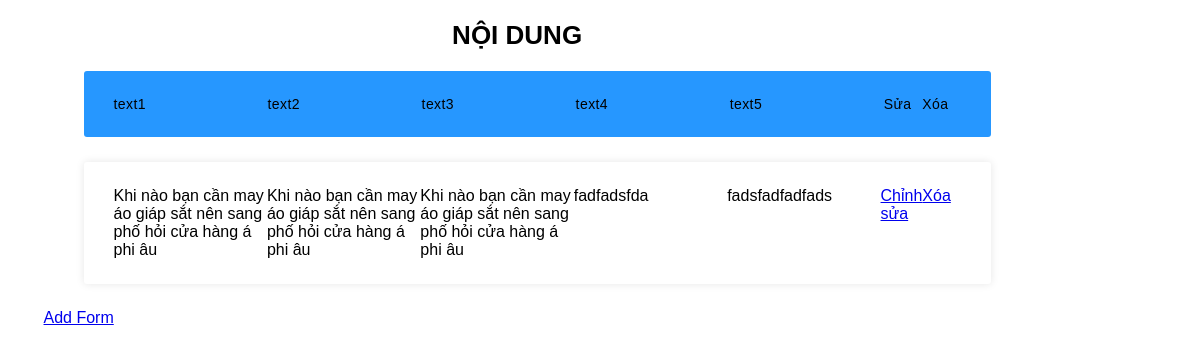
Screenshot of /Admin/timeline_text/timeline.php with the database file from the repository.
### tables this page shows
CREATE TABLE `timeline_text` (
  `id` int(11) NOT NULL,
  `text1` varchar(1000) NOT NULL,
  `text2` varchar(1000) NOT NULL,
  `text3` varchar(1000) NOT NULL,
  `text4` varchar(1000) NOT NULL,
  `text5` varchar(1000) NOT NULL
);

### Admin/dph.php (called while the page is built, shortened)
<?php
class dph
{
    public $__conn;
    function connect()
    {
        if (!$this->__conn){
            $this->__conn = mysqli_connect('localhost','root','','constractor_building') or die ('Lỗi kết nối');
            mysqli_query($this->__conn, "SET character_set_results = 'utf8', character_set_client = 'utf8', character_set_database = 'utf8', character_set_server = 'utf8'");
        }
    }
    function get_list($sql)
    {
        $result = mysqli_query($this->__conn, $sql);
        $return = array();
        while ($row = mysqli_fetch_assoc($result)){
            $return[] = $row;
        }
        return $return;
    }
}
?>

### Admin/timeline_text/timeline.php (the view)
<?php
include("../dph.php")?>
<link rel="stylesheet" href="./CSS/timeline.css">
<div class="container">
  <h2>NỘI DUNG</h2>
  <ul class="responsive-table">
    <li class="table-header">
      <div class="col col-2">text1</div>
      <div class="col col-2">text2</div>
      <div class="col col-2">text3</div>
      <div class="col col-2">text4</div>
      <div class="col col-2">text5</div>
      <div class="col col-1">Sửa</div>
      <div class="col col-1">Xóa </div>
    </li>
    <?php
        $database = new dph();
        $row = $database -> get_list('select * from timeline_text;')?>
        <?php foreach($row as $value):?>
          <li class="table-row">
          <div class="col col-2"><?php echo $value['text1'] ?></div>
          <div class="col col-2"><?php echo $value['text2'] ?></div>
          <div class="col col-2"><?php echo $value['text3'] ?></div>
          <div class="col col-2"><?php echo $value['text4'] ?></div>
          <div class="col col-2"><?php echo $value['text5'] ?></div>
            <div class="col col-1"><a href="./update.php?id=<?php echo $value['id']?>">Chỉnh sửa</a></div>
            <div class="col col-1"><a href="./delete.php?id=<?php echo $value['id']?>">Xóa</a></div>
        </li>
        <?php endforeach ?>
  </ul>
  <a href="../timeline_text/Form.php">Add Form</a>
</div>

### Admin/timeline_text/CSS/timeline.css (style rules this page uses)
.container { max-width: 80%; margin-left: 3%; }
h2 { font-size: 26px; margin: 20px 0; text-align: center; }
.responsive-table li { border-radius: 3px; padding: 25px 30px; display: -webkit-box; display: -ms-flexbox; display: flex; -webkit-box-pack: justify; -ms-flex-pack: justify; justify-content: space-between; margin-bottom: 25px; }
.responsive-table .table-header { background-color: #2697FF; font-size: 14px; letter-spacing: 0.03em; }
.responsive-table .table-row { background-color: #ffffff; -webkit-box-shadow: 0px 0px 9px 0px rgba(0, 0, 0, 0.1); box-shadow: 0px 0px 9px 0px rgba(0, 0, 0, 0.1); }
.responsive-table .col-1 { -ms-flex-preferred-size: 10%; flex-basis: 10%; }
.responsive-table .col-2 { -ms-flex-preferred-size: 40%; flex-basis: 40%; }

### rows the page displays
timeline_text: text1 "Khi nào bạn cần may áo giáp sắt nên sang phố hỏi cửa hàng á phi âu", text2 "Khi nào bạn cần may áo giáp sắt nên sang phố hỏi cửa hàng á phi âu", text3 "Khi nào bạn cần may áo giáp sắt nên sang phố hỏi cửa hàng á phi âu", text4 "fadfadsfda", text5 "fadsfadfadfads"
